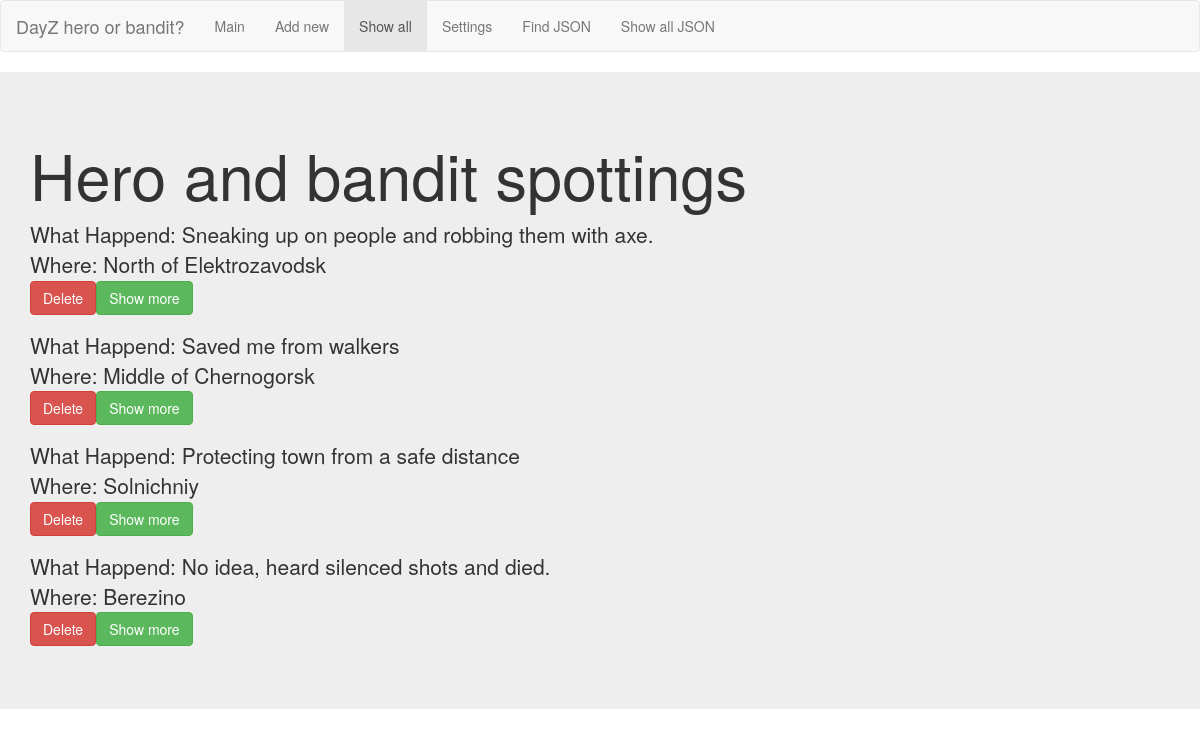
Screenshot of /all.php with the database file from the repository.
### tables this page shows
CREATE TABLE IF NOT EXISTS `spotting` (
`spotting_id` int(10) unsigned NOT NULL,
  `name` varchar(30) DEFAULT NULL,
  `whereItHappend` varchar(50) NOT NULL,
  `specialCharacteristics` varchar(100) DEFAULT NULL,
  `role` varchar(6) NOT NULL,
  `language` varchar(20) DEFAULT NULL,
  `whatHappend` varchar(500) NOT NULL
);

### newPDO.php (called while the page is built, shortened)
<?php
require_once "new.php";
class newPDO {
	private $db;
	function __construct($dsn = "mysql:host=localhost;dbname=a1300899", $username = "root", $password = "salainen") {
		$this->db = new PDO ( $dsn, $username, $password );
		$this->db->setAttribute ( PDO::ATTR_ERRMODE, PDO::ERRMODE_WARNING );
		$this->db->setAttribute ( PDO::ATTR_EMULATE_PREPARES, false );
	}
	public function allSpottings() {
		$sql = "SELECT spotting_id, name, whereItHappend, specialCharacteristics, role, language, whatHappend FROM spotting";
		if (! $stmt = $this->db->prepare ( $sql )) {
			$error = $this->db->errorInfo ();
			throw new PDOException ( $error [2], $error [1] );
		}
		if (! $stmt->execute ()) {
			$error = $stmt->errorInfo ();
			throw new PDOException ( $error [2], $error [1] );
		}
		$result = array ();
		while ( $row = $stmt->fetchObject () ) {
			$new = new newSpotting ();
			$new->setspottingId ( $row->spotting_id );
			$new->setName ( $row->name );
			$new->setwhereItHappend ( $row->whereItHappend );
			$new->setSpecialCharacteristics ( $row->specialCharacteristics );
			$new->setLanguage ( $row->language );
			$new->setWhatHappend ( $row->whatHappend );
			$new->setRole ( $row->role );
			$result [] = $new;
		}
		return $result;
	}
}
?>

### new.php (called while the page is built, shortened)
<?php
class newSpotting implements JsonSerializable {
	private $whereItHappend;
	private $whatHappend;
	function __construct($name = "", $whereItHappend = "", $specialCharacteristics = "", $role = "", $language = "", $whatHappend = "", $spottingId = 0) {
		$this->whereItHappend = trim ( $whereItHappend );
		$this->whatHappend = trim ( $whatHappend );
	}
	public function setwhereItHappend($whereItHappend) {
		$this->whereItHappend = trim ( $whereItHappend );
	}
	public function getwhereItHappend() {
		return $this->whereItHappend;
	}
	public function setWhatHappend($whatHappend) {
		$this->whatHappend = trim ( $whatHappend );
	}
	public function getWhatHappend() {
		return $this->whatHappend;
	}
}
?>

### all.php (the view, shortened to what this page needs)
<?php
require_once 'new.php';
?>
<!DOCTYPE html>
<html>
<head>
<link href="css/bootstrap.min.css" rel="stylesheet">
</head>
<body>
	<nav class="navbar navbar-default">
		<div class="container-fluid">
			<div class="navbar-header">
				<a class="navbar-brand" href="index.php">DayZ hero or bandit?</a>
			</div>
			<div>
				<ul class="nav navbar-nav">
					<li><a href="index.php">Main</a></li>
					<li><a href="addNew.php">Add new</a></li>
					<li class="active"><a href="all.php">Show all</a></li>
					<li><a href="settings.php">Settings</a></li>
					<li><a href="findJSON.php">Find JSON</a></li>
					<li><a href="listSpottingsJSON.php">Show all JSON</a></li>
				</ul>
			</div>
		</div>
	</nav>
	<div class="jumbotron">
		<div class="container">
			<h1>Hero and bandit spottings</h1>
			<?php
			try {
				require_once 'newPDO.php';
				$sqlHandling = new newPDO ();
				$rows = $sqlHandling->allSpottings ();
				foreach ( $rows as $spotting ) {
					$selectId = $spotting->getspottingId ();
					print ("<form action='' method='post'> <input type='hidden' name='id' value='$selectId'><p>What Happend: " . $spotting->getWhatHappend ()) ;
					print ("<br>Where: " . $spotting->getwhereItHappend ()) ;
					print ("<br><button type='submit' name='delete' class='btn btn-danger'>Delete</button>") ;
					print ("<button type='submit' name='showMore' class='btn btn-success'>Show more</button>" . "</p>\n </form>") ;
				}
			} catch ( Exception $e ) {
				header ( "location: error.php?page=listing&error=" . $e->getMessage () );
				exit ();
			}
			?>
		</div>
	</div>
</body>
</html>

### rows the page displays
spotting: whatHappend "Sneaking up on people and robbing them with axe.", whereItHappend "North of Elektrozavodsk"
spotting: whatHappend "Saved me from walkers", whereItHappend "Middle of Chernogorsk"
spotting: whatHappend "Protecting town from a safe distance", whereItHappend "Solnichniy"
spotting: whatHappend "No idea, heard silenced shots and died.", whereItHappend "Berezino"
